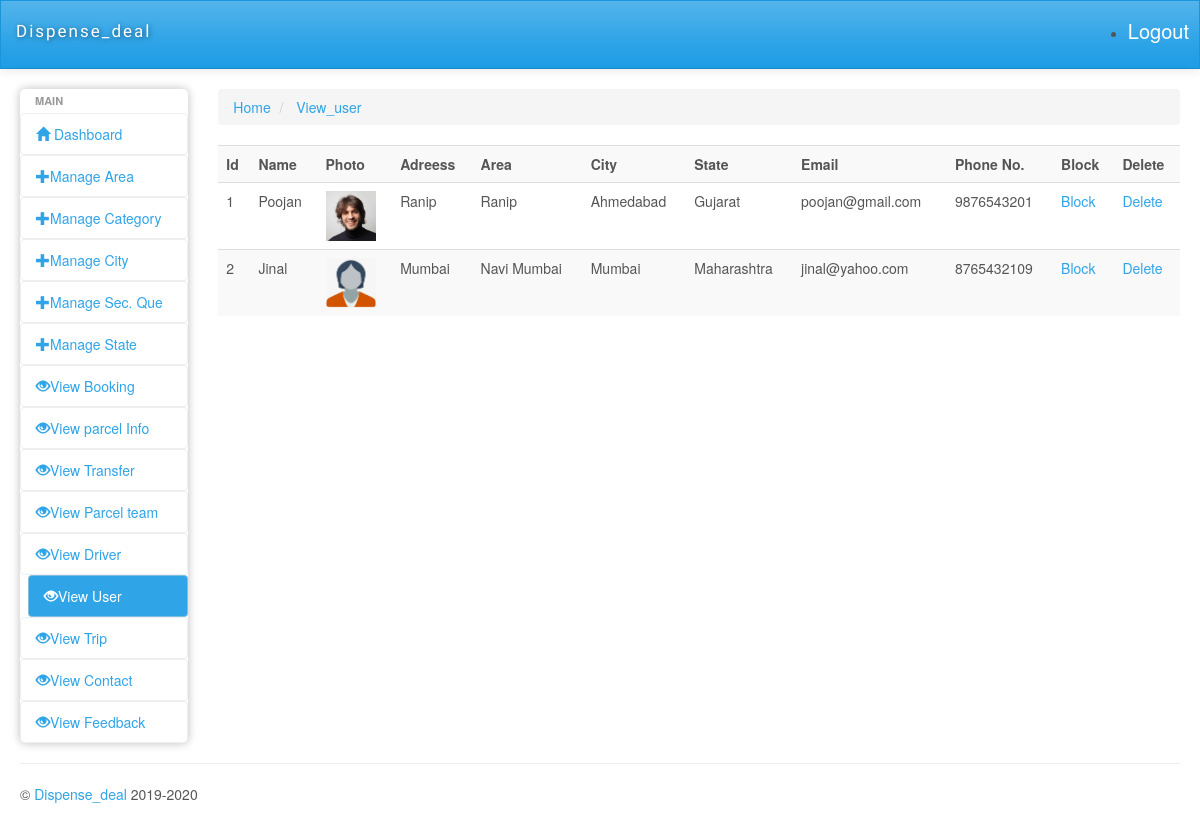
/admin/viewuser.php, run on the app's committed database.
### tables this page shows
CREATE TABLE `user_registration` (
  `u_id` int(11) NOT NULL,
  `u_name` varchar(50) NOT NULL,
  `u_password` varchar(100) NOT NULL,
  `u_photo` varchar(200) NOT NULL,
  `u_address` varchar(200) NOT NULL,
  `area_id` int(11) NOT NULL,
  `city_id` int(11) NOT NULL,
  `state_id` int(11) NOT NULL,
  `u_email` varchar(100) NOT NULL,
  `u_phone_no` varchar(16) NOT NULL,
  `u_seq_id` int(11) NOT NULL,
  `u_answer` varchar(100) NOT NULL,
  `Doi` date NOT NULL,
  `Dou` date DEFAULT NULL,
  `isactive` tinyint(1) NOT NULL
);

CREATE TABLE `area` (
  `area_id` int(11) NOT NULL,
  `city_id` int(11) NOT NULL,
  `state_id` int(11) NOT NULL,
  `aname` varchar(200) NOT NULL,
  `Doi` date NOT NULL,
  `Dou` date DEFAULT NULL,
  `isactive` tinyint(1) NOT NULL
);

CREATE TABLE `city` (
  `city_id` int(11) NOT NULL,
  `state_id` int(11) NOT NULL,
  `cname` varchar(200) NOT NULL,
  `Doi` date NOT NULL,
  `Dou` date DEFAULT NULL,
  `isactive` tinyint(1) NOT NULL
);

CREATE TABLE `state` (
  `state_id` int(11) NOT NULL,
  `sname` varchar(200) NOT NULL,
  `Doi` date NOT NULL,
  `Dou` date DEFAULT NULL,
  `isactive` tinyint(1) NOT NULL
);

### admin/viewuser.php (the view, shortened to what this page needs)
<?php
    require('dbconnect.php');
    $qry = "SELECT * FROM user_registration WHERE `isactive`=1";
    $rs = mysqli_query($conn,$qry);
?>
<?php require('header.php'); ?>
<div>
    <ul class="breadcrumb">
        <li>
            <a href="dashboard.php">Home</a>
        </li>
        <li>
            <a href="viewuser.php">View_user</a>
        </li>
    </ul>
</div>
<div class="row">
    <div class="col-md-12">
        <div class="table-responsive">
            <table class="table table-striped">
                <tr>
                    <th>Id</th>
                    <th>Name</th>
                    <th>Photo</th>
                    <th>Adreess</th>
                    <th>Area</th>
                    <th>City</th>
                    <th>State</th>
                    <th>Email</th>
                    <th>Phone No.</th>
                    <th>Block</th>
                    <th>Delete</th>
                </tr>
                <?php
                    if (mysqli_num_rows($rs)>0)
                    {
                        while ($row = mysqli_fetch_assoc($rs))
                        {
                            $sid = $row['state_id'];
                            $qry2 = "SELECT * FROM state WHERE state_id=$sid";
                            $rs2 = mysqli_query($conn,$qry2);
                            $row2=mysqli_fetch_assoc($rs2);
                            $cid = $row['city_id'];
                            $qry3 = "SELECT * FROM city WHERE city_id=$cid";
                            $rs3 = mysqli_query($conn,$qry3);
                            $row3=mysqli_fetch_assoc($rs3);
                            $aid = $row['area_id'];
                            $qry4 = "SELECT * FROM area WHERE area_id=$aid";
                            $rs4 = mysqli_query($conn,$qry4);
                            $row4=mysqli_fetch_assoc($rs4);
                ?>
                <tr>
                    <td><?php echo $row['u_id']; ?></td>
                    <td><?php echo $row['u_name']; ?></td>
                    <td><img src="../img/userprofile/<?php echo $row['u_photo'];?>" width="50px" height="50px"></td>
                    <td><?php echo $row['u_address']; ?></td>
                    <td><?php echo $row4['aname']; ?></td>
                    <td><?php echo $row3['cname']; ?></td>
                    <td><?php echo $row2['sname']; ?></td>
                    <td><?php echo $row['u_email']; ?></td>
                    <td><?php echo $row['u_phone_no']; ?></td>
                    <td><?php
                    if($row['isactive'] == 1){
                        ?>
                        <a href="userstatus.php?id=<?php echo $row['u_id'];?>">Block</a>
                    <?php
                    }
                    elseif($row['isactive'] == 0){
                        ?>
                        <a href="userstatus.php?id=<?php echo $row['u_id'];?>">Unblock</a>
                        <?php
                        }
                        ?>
                        </td>
                    <td><a href="deleteuser.php?id=<?php echo $row['u_id'];?>">Delete</a></td>
                </tr>
                <?php
                        }
                    }
                    else
                    {
                        echo "0 Row Found";
                    }
                ?>
            </table>
        </div>
    </div>
    <div class="col-lg-5 col-md-12 hidden-xs center-text">
        <ins class="adsbygoogle" style="display:inline-block;width:336px;height:280px" data-ad-client="ca-pub-5108790028230107" data-ad-slot="9467443105"></ins>
    </div>
</div>
</div>
</div>
<hr>
<?php require('footer.php'); ?>

### admin/css/style.css (style rules this page uses)
.center-text { text-align: center; }
@media only screen and (min-width: 980px) { a, button, input[type=submit], input[type=button], .product-img { -webkit-transition: .5s; -moz-transition: .5s; -ms-transition: .5s; -o-transition: .5s; transition: .5s; } }

### admin/bower_components/responsive-tables/responsive-tables.css (style rules this page uses)
table th { font-weight: bold; }
table td, table th { padding: 9px 10px; text-align: left; }

### data on the page
user_registration: u_id "1", u_name "Poojan", u_photo (picture), u_address "Ranip", area.aname "Ranip", city.cname "Ahmedabad", state.sname "Gujarat", u_email "poojan@gmail.com", u_phone_no "9876543201"
user_registration: u_id "2", u_name "Jinal", u_photo (picture), u_address "Mumbai", area.aname "Navi Mumbai", city.cname "Mumbai", state.sname "Maharashtra", u_email "jinal@yahoo.com", u_phone_no "8765432109"
